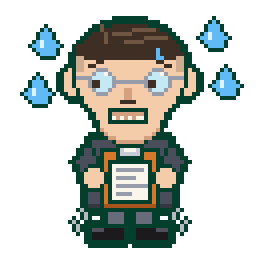

Here is the Python script that generated this plot:
"""boss-himmler als PIL-Pixelart (Stil wie boss-hitler.py): nervoes schwitzender Lakai mit kleiner runder Brille,
fliehendem Kinn und Baertchen, klammert sich an ein Klemmbrett. 64x64-Raster, 1-px Flaschengruen-Kontur, NEAREST x4 -> 256.
Schlichter dunkelgrauer Mantel, keine Abzeichen, keine Symbole. Aufruf: python art/boss-himmler.py art/boss-himmler.png"""
import sys
from PIL import Image, ImageDraw

OL = (4, 62, 45, 255)                     # Flaschengruen-Kontur wie im Stil-Satz
FACE, FACE_D = (244, 204, 170, 255), (212, 160, 128, 255)
HAIR, HAIR_L, STUBBLE = (62, 46, 36, 255), (110, 86, 66, 255), (206, 172, 144, 255)
COAT, COAT_D, COAT_L = (74, 78, 90, 255), (52, 55, 64, 255), (106, 110, 124, 255)
PANT, SHOE, SHOE_L = (104, 108, 122, 255), (28, 26, 28, 255), (80, 80, 88, 255)
WHITE, LENS, RIM = (250, 246, 236, 255), (196, 232, 244, 255), (150, 156, 170, 255)
BOARD, BOARD_D, CLIP, INK = (214, 120, 44, 255), (168, 84, 30, 255), (200, 204, 214, 255), (150, 156, 170, 255)
SWEAT, SWEAT_L = (96, 186, 246, 255), (220, 244, 255, 255)
LINE = (184, 186, 194, 255)

im = Image.new("RGBA", (64, 64), (0, 0, 0, 0))
d = ImageDraw.Draw(im)

# Schweisstropfen fliegen vom Kopf
for x0, y0 in [(10, 7), (52, 5), (55, 17), (8, 19)]:
    d.polygon([(x0 + 1, y0), (x0 + 4, y0 + 4), (x0 + 3, y0 + 6), (x0, y0 + 6), (x0 - 2, y0 + 4)], fill=SWEAT)
    d.rectangle((x0, y0 + 3, x0, y0 + 4), fill=SWEAT_L)

# Beine: eng zusammen, schlottern
d.rectangle((26, 51, 31, 57), fill=PANT, outline=OL)
d.rectangle((33, 51, 38, 57), fill=PANT, outline=OL)
d.rectangle((22, 56, 31, 60), fill=SHOE, outline=OL)
d.rectangle((33, 56, 42, 60), fill=SHOE, outline=OL)
d.line((23, 57, 25, 57), fill=SHOE_L)
d.line((39, 57, 41, 57), fill=SHOE_L)
for x0, y0, x1, y1 in [(20, 52, 21, 54), (18, 55, 19, 57), (44, 52, 43, 54), (46, 55, 45, 57)]:  # Schlotter-Striche
    d.line((x0, y0, x1, y1), fill=LINE)

# Mantel (schlicht, ohne alles)
d.polygon([(22, 34), (42, 34), (43, 52), (21, 52)], fill=COAT, outline=OL)
d.line((22, 51, 42, 51), fill=COAT_D)
d.polygon([(28, 34), (32, 38), (36, 34)], fill=COAT_L, outline=OL)       # schlichter Kragen
# Aermel zu den Haenden am Klemmbrett
d.polygon([(22, 35), (18, 40), (21, 45), (25, 42)], fill=COAT, outline=OL)
d.polygon([(42, 35), (46, 40), (43, 45), (39, 42)], fill=COAT, outline=OL)

# Klemmbrett vor der Brust, Papier mit Kritzel-Zeilen (keine Schrift)
d.rectangle((25, 37, 39, 52), fill=BOARD, outline=OL)
d.line((26, 51, 38, 51), fill=BOARD_D)
d.rectangle((27, 40, 37, 50), fill=WHITE, outline=OL)
for y, x1 in [(42, 35), (44, 33), (46, 36), (48, 32)]:
    d.line((29, y, x1, y), fill=INK)
d.rectangle((29, 36, 35, 39), fill=CLIP, outline=OL)
d.line((31, 37, 33, 37), fill=WHITE)
# Haende klammern seitlich
d.ellipse((20, 41, 26, 47), fill=FACE, outline=OL)
d.ellipse((38, 41, 44, 47), fill=FACE, outline=OL)

# Ohren + Kopf: oben breit, unten schmal ins fliehende Kinn
d.ellipse((15, 16, 21, 24), fill=FACE, outline=OL)
d.ellipse((43, 16, 49, 24), fill=FACE, outline=OL)
d.ellipse((23, 16, 41, 36), fill=FACE, outline=OL)                        # schmales Untergesicht
d.ellipse((18, 5, 46, 31), fill=FACE, outline=OL)
d.ellipse((24, 17, 40, 35), fill=FACE)                                    # Naht zwischen beiden Ovalen weg
d.arc((24, 22, 40, 35), 30, 150, fill=FACE_D)                             # Kinn verlaeuft in den Hals

# Haare: kurz, Seitenscheitel links, Seiten ausrasiert
d.chord((18, 5, 46, 24), 180, 360, fill=HAIR, outline=OL)
d.polygon([(19, 14), (19, 11), (24, 9), (30, 11), (44, 11), (45, 14)], fill=HAIR)
d.rectangle((19, 14, 20, 17), fill=STUBBLE)
d.rectangle((44, 14, 45, 17), fill=STUBBLE)
d.line((25, 6, 26, 10), fill=HAIR_L)                                      # Scheitel
for x0, y0, x1, y1 in [(28, 8, 38, 7), (31, 10, 41, 9)]:
    d.line((x0, y0, x1, y1), fill=HAIR_L)
# Schweiss auf der Stirn
d.polygon([(39, 12), (40, 14), (39, 15), (38, 14)], fill=SWEAT)
d.point((38, 14), fill=SWEAT_L)

# Brauen besorgt (innen hoch), kleine runde Brille, Pupillen huschen zur Seite
d.line((22, 16, 27, 14), fill=HAIR)
d.line((37, 14, 42, 16), fill=HAIR)
for x0 in (22, 36):
    d.ellipse((x0, 17, x0 + 6, 23), fill=LENS, outline=RIM)
    d.point((x0 + 4, 18), fill=WHITE)                                     # Glanz
d.line((29, 20, 35, 20), fill=RIM)                                        # Steg
d.line((19, 19, 21, 19), fill=RIM)
d.line((43, 19, 45, 19), fill=RIM)
d.rectangle((23, 20, 24, 21), fill=HAIR)
d.rectangle((37, 20, 38, 21), fill=HAIR)

# Nase, Baertchen, zusammengebissenes Angst-Grinsen
d.rectangle((31, 22, 32, 24), fill=FACE_D)
d.rectangle((30, 25, 33, 25), fill=HAIR)
d.rectangle((27, 27, 36, 30), fill=WHITE, outline=OL)
d.line((28, 28, 35, 28), fill=FACE_D)
for x in (29, 31, 33):
    d.line((x, 28, x, 29), fill=FACE_D)

# Aussenkontur fuer alles, was noch keine hat (Striche, Brillenbuegel)
src = im.copy(); px, sp = im.load(), src.load()
for y in range(64):
    for x in range(64):
        if sp[x, y][3] == 0 and any(0 <= x + dx < 64 and 0 <= y + dy < 64 and sp[x + dx, y + dy][3]
                                     for dx, dy in ((1, 0), (-1, 0), (0, 1), (0, -1))):
            px[x, y] = OL

im.resize((256, 256), Image.NEAREST).save(sys.argv[1], optimize=True)
